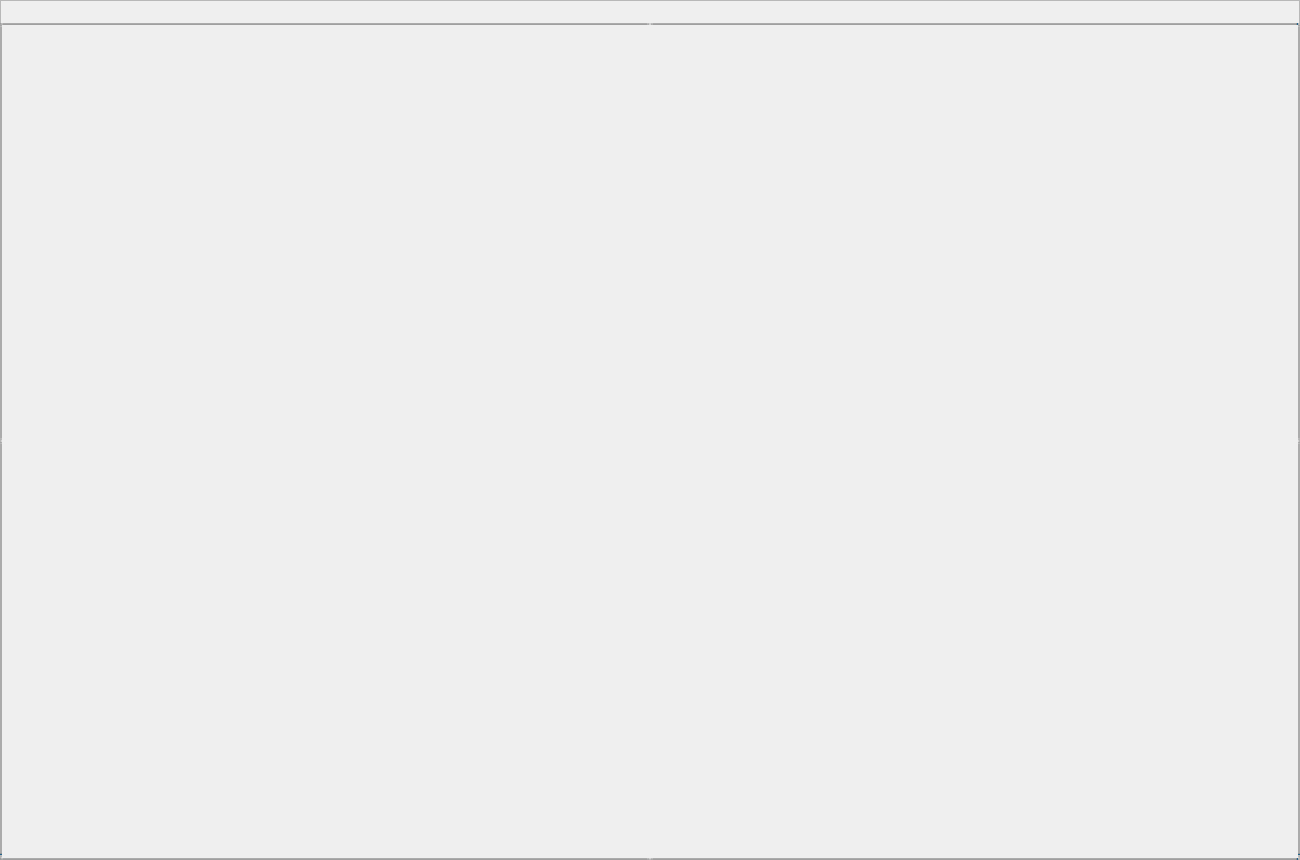
   <widget class="QFrame" name="ProgressBarFrame">
    <property name="geometry">
     <rect>
      <x>0</x>
      <y>0</y>
      <width>1300</width>
      <height>860</height>
     </rect>
    </property>
    <property name="minimumSize">
     <size>
      <width>1300</width>
      <height>860</height>
     </size>
    </property>
    <property name="maximumSize">
     <size>
      <width>1300</width>
      <height>860</height>
     </size>
    </property>
    <property name="frameShape">
     <enum>QFrame::StyledPanel</enum>
    </property>
    <property name="frameShadow">
     <enum>QFrame::Raised</enum>
    </property>
    <widget class="QWidget" name="gridLayoutWidget">
     <property name="geometry">
      <rect>
       <x>0</x>
       <y>0</y>
       <width>1302</width>
       <height>31</height>
      </rect>
     </property>
     <layout class="QGridLayout" name="TopGridLayout">
      <property name="topMargin">
       <number>18</number>
      </property>
      <property name="spacing">
       <number>0</number>
      </property>
      <item row="0" column="0">
       <widget class="QProgressBar" name="TprogressBar_L">
        <property name="minimumSize">
         <size>
          <width>650</width>
          <height>2</height>
         </size>
        </property>
        <property name="maximumSize">
         <size>
          <width>650</width>
          <height>2</height>
         </size>
        </property>
        <property name="sizeIncrement">
         <size>
          <width>0</width>
          <height>0</height>
         </size>
        </property>
        <property name="styleSheet">
         <string notr="true">QProgressBar {
	background-color: transparent;
	border: 0px solid gray; 
	max-height:2px;
}
QProgressBar::chunk {
	background: qlineargradient(x1: 0, y1: 0.5, x2: 1, y2: 0.5, stop: 0 #05B8CC, stop: 1 green);
};</string>
        </property>
        <property name="value">
         <number>0</number>
        </property>
        <property name="textVisible">
         <bool>false</bool>
        </property>
        <property name="invertedAppearance">
         <bool>false</bool>
        </property>
       </widget>
      </item>
      <item row="0" column="1">
       <widget class="QProgressBar" name="TprogressBar_R">
        <property name="minimumSize">
         <size>
          <width>650</width>
          <height>2</height>
         </size>
        </property>
        <property name="maximumSize">
         <size>
          <width>650</width>
          <height>2</height>
         </size>
        </property>
        <property name="styleSheet">
         <string notr="true">QProgressBar {
	background-color: transparent;
	border: 0px solid gray; 
	max-height:2px;
}
QProgressBar::chunk {
	background: qlineargradient(x1: 0, y1: 0.5, x2: 1, y2: 0.5, stop: 0 green , stop: 1 #05B8CC);
};</string>
        </property>
        <property name="value">
         <number>0</number>
        </property>
        <property name="textVisible">
         <bool>false</bool>
        </property>
        <property name="invertedAppearance">
         <bool>true</bool>
        </property>
       </widget>
      </item>
     </layout>
    </widget>
    <widget class="QWidget" name="gridLayoutWidget_2">
     <property name="geometry">
      <rect>
       <x>0</x>
       <y>840</y>
       <width>1302</width>
       <height>41</height>
      </rect>
     </property>
     <layout class="QGridLayout" name="BottomGridLayout">
      <property name="topMargin">
       <number>0</number>
      </property>
      <property name="bottomMargin">
       <number>3</number>
      </property>
      <property name="spacing">
       <number>0</number>
      </property>
      <item row="0" column="0">
       <widget class="QProgressBar" name="BprogressBar_L">
        <property name="minimumSize">
         <size>
          <width>650</width>
          <height>2</height>
         </size>
        </property>
        <property name="maximumSize">
         <size>
          <width>650</width>
          <height>2</height>
         </size>
        </property>
        <property name="sizeIncrement">
         <size>
          <width>0</width>
          <height>0</height>
         </size>
        </property>
        <property name="styleSheet">
         <string notr="true">QProgressBar {
	background-color: transparent;
	border: 0px solid gray; 
	max-height:2px;
}
QProgressBar::chunk {
	background: qlineargradient(x1: 0, y1: 0.5, x2: 1, y2: 0.5, stop: 0 #05B8CC, stop: 1 green);
};</string>
        </property>
        <property name="value">
         <number>0</number>
        </property>
        <property name="textVisible">
         <bool>false</bool>
        </property>
        <property name="invertedAppearance">
         <bool>false</bool>
        </property>
       </widget>
      </item>
      <item row="0" column="1">
       <widget class="QProgressBar" name="BprogressBar_R">
        <property name="minimumSize">
         <size>
          <width>650</width>
          <height>2</height>
         </size>
        </property>
        <property name="maximumSize">
         <size>
          <width>650</width>
          <height>2</height>
         </size>
        </property>
        <property name="styleSheet">
         <string notr="true">QProgressBar {
	background-color: transparent;
	border: 0px solid gray; 
	max-height:2px;
}
QProgressBar::chunk {
	background: qlineargradient(x1: 0, y1: 0.5, x2: 1, y2: 0.5, stop: 0 green , stop: 1 #05B8CC);
};</string>
        </property>
        <property name="value">
         <number>0</number>
        </property>
        <property name="textVisible">
         <bool>false</bool>
        </property>
        <property name="invertedAppearance">
         <bool>true</bool>
        </property>
       </widget>
      </item>
     </layout>
    </widget>
    <widget class="QWidget" name="gridLayoutWidget_5">
     <property name="geometry">
      <rect>
       <x>0</x>
       <y>0</y>
       <width>16</width>
       <height>948</height>
      </rect>
     </property>
     <layout class="QGridLayout" name="LeftGridLayout">
      <property name="leftMargin">
       <number>0</number>
      </property>
      <property name="topMargin">
       <number>24</number>
      </property>
      <property name="rightMargin">
       <number>13</number>
      </property>
      <property name="bottomMargin">
       <number>88</number>
      </property>
      <property name="spacing">
       <number>0</number>
      </property>
      <item row="0" column="0">
       <widget class="QProgressBar" name="LprogressBar_T">
        <property name="minimumSize">
         <size>
          <width>2</width>
          <height>400</height>
         </size>
        </property>
        <property name="maximumSize">
         <size>
          <width>2</width>
          <height>417</height>
         </size>
        </property>
        <property name="styleSheet">
         <string notr="true">QProgressBar {
	background-color: transparent;
	border: 0px solid gray; 
	max-width: 2px;
}
QProgressBar::chunk {
	background: qlineargradient(x1: 0.5, y1: 0, x2: 0.5, y2: 1, stop: 0 #05B8CC, stop: 1 green);
};</string>
        </property>
        <property name="value">
         <number>0</number>
        </property>
        <property name="textVisible">
         <bool>false</bool>
        </property>
        <property name="orientation">
         <enum>Qt::Vertical</enum>
        </property>
        <property name="invertedAppearance">
         <bool>true</bool>
        </property>
       </widget>
      </item>
      <item row="1" column="0">
       <widget class="QProgressBar" name="LprogressBar_B">
        <property name="minimumSize">
         <size>
          <width>2</width>
          <height>400</height>
         </size>
        </property>
        <property name="maximumSize">
         <size>
          <width>2</width>
          <height>417</height>
         </size>
        </property>
        <property name="styleSheet">
         <string notr="true">QProgressBar {
	background-color: transparent;
	border: 0px solid gray; 
	max-width: 2px;
}
QProgressBar::chunk {
	background: qlineargradient(x1: 0.5, y1: 0, x2: 0.5, y2: 1, stop: 0 green, stop: 1#05B8CC);
};</string>
        </property>
        <property name="value">
         <number>0</number>
        </property>
        <property name="textVisible">
         <bool>false</bool>
        </property>
        <property name="orientation">
         <enum>Qt::Vertical</enum>
        </property>
        <property name="invertedAppearance">
         <bool>false</bool>
        </property>
       </widget>
      </item>
     </layout>
    </widget>
    <widget class="QWidget" name="gridLayoutWidget_4">
     <property name="geometry">
      <rect>
       <x>1283</x>
       <y>0</y>
       <width>20</width>
       <height>948</height>
      </rect>
     </property>
     <layout class="QGridLayout" name="RightGridLayout">
      <property name="leftMargin">
       <number>12</number>
      </property>
      <property name="topMargin">
       <number>24</number>
      </property>
      <property name="rightMargin">
       <number>0</number>
      </property>
      <property name="bottomMargin">
       <number>88</number>
      </property>
      <property name="spacing">
       <number>0</number>
      </property>
      <item row="0" column="0">
       <widget class="QProgressBar" name="RprogressBar_T">
        <property name="minimumSize">
         <size>
          <width>2</width>
          <height>400</height>
         </size>
        </property>
        <property name="maximumSize">
         <size>
          <width>2</width>
          <height>417</height>
         </size>
        </property>
        <property name="styleSheet">
         <string notr="true">QProgressBar {
	background-color: transparent;
	border: 0px solid gray; 
	max-width: 2px;
}
QProgressBar::chunk {
	background: qlineargradient(x1: 0.5, y1: 0, x2: 0.5, y2: 1, stop: 0 #05B8CC, stop: 1 green);
};</string>
        </property>
        <property name="value">
         <number>0</number>
        </property>
        <property name="textVisible">
         <bool>false</bool>
        </property>
        <property name="orientation">
         <enum>Qt::Vertical</enum>
        </property>
        <property name="invertedAppearance">
         <bool>true</bool>
        </property>
       </widget>
      </item>
      <item row="1" column="0">
       <widget class="QProgressBar" name="RprogressBar_B">
        <property name="minimumSize">
         <size>
          <width>2</width>
          <height>400</height>
         </size>
        </property>
        <property name="maximumSize">
         <size>
          <width>2</width>
          <height>417</height>
         </size>
        </property>
        <property name="styleSheet">
         <string notr="true">QProgressBar {
	background-color: transparent;
	border: 0px solid gray; 
	max-width: 2px;
}
QProgressBar::chunk {
	background: qlineargradient(x1: 0.5, y1: 0, x2: 0.5, y2: 1, stop: 0 green, stop: 1#05B8CC);
};</string>
        </property>
        <property name="value">
         <number>0</number>
        </property>
        <property name="textVisible">
         <bool>false</bool>
        </property>
        <property name="orientation">
         <enum>Qt::Vertical</enum>
        </property>
        <property name="invertedAppearance">
         <bool>false</bool>
        </property>
       </widget>
      </item>
     </layout>
    </widget>
   </widget>
